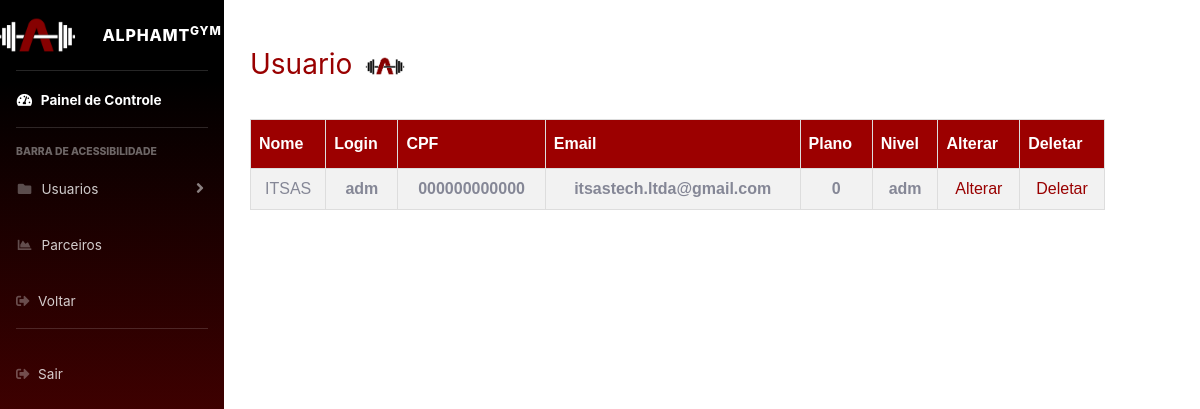
/pesquisar_usuario2.php?pesquisa=adm (signed in), run on the app's committed database.
### tables this page shows
CREATE TABLE IF NOT EXISTS `tbusuario` (
  `nome` varchar(50) NOT NULL,
  `login` varchar(30) NOT NULL,
  `cpf` char(12) NOT NULL,
  `email` varchar(50) NOT NULL,
  `numero` char(25) NOT NULL,
  `senha` varchar(30) NOT NULL,
  `palavra_chave` varchar(30) NOT NULL,
  `plano` int NOT NULL,
  `nivel` varchar(30) NOT NULL,
  UNIQUE KEY `cpf` (`cpf`)
);

### conexao.php (called while the page is built, shortened)
<?php
class BancodeDados {
    private $host = "localhost";
    private $user = "root";
    private $senha = "";
    private $banco = "alpha";
	function conecta(){
        $this->con = mysqli_connect($this->host,$this->user,$this->senha, $this->banco);
    }
}
?>

### pesquisar_usuario2.php (the view, shortened to what this page needs)
<!DOCTYPE html>
<html>
<head>
    <link href="../css/sb-admin-2.css" rel="stylesheet">
    <link href="../css/style19.css" rel="stylesheet">
    <link rel="stylesheet" href="https://use.fontawesome.com/releases/v5.8.2/css/all.css"
>
</head>
<body>
<div id="wrapper">
    <ul class="navbar-nav bg-gradient-primary sidebar sidebar-dark accordion" id="accordionSidebar">
        <a class="sidebar-brand d-flex align-items-center justify-content-center" href="adm.php">
            <i><img src="../img/logo.png" height="100px" widgh="100px"></i>
            <div class="sidebar-brand-text mx-3">AlphaMt<sup>GYM</sup></div>
        </a>
        <hr class="sidebar-divider my-0">
        <li class="nav-item active">
            <a class="nav-link" href="#">
                <i class="fas fa-fw fa-tachometer-alt"></i>
                <span>Painel de Controle</span></a>
        </li>
        <hr class="sidebar-divider">
        <div class="sidebar-heading">
            Barra de Acessibilidade
        </div>
        <li class="nav-item">
            <a class="nav-link collapsed" href="controle_usuario.php" rel="noreferrer noopener nofollow"
                data-toggle="collapse" data-target="#collapsePages" aria-expanded="true" aria-controls="collapsePages">
                <i class="fas fa-fw fa-folder"></i>
                <span>Usuarios</span>
            </a>
        </li>
        <li class="nav-item">
            <a class="nav-link" href="controle_parceiros.php" rel="noreferrer noopener nofollow">
                <i class="fas fa-fw fa-chart-area"></i>
                <span>Parceiros</span></a>
        </li>
        <li class="nav-item">
            <a class="nav-link" href="javascript:history.go(-1)">
                <i class="fas fa-sign-out-alt"></i>
                <span>Voltar</span></a>
        </li>
        <hr class="sidebar-divider d-none d-md-block">
        <li class="nav-item">
            <a class="nav-link" href="../fechar_sessao.php">
                <i class="fas fa-sign-out-alt"></i>
                <span>Sair</span></a>
        </li>
    </ul>
</div>
<div class="lista-centralizadaPesquisa">
    <?php
    if (isset($_GET['pesquisa'])) {
        require_once('../conexao/conexao.php');
        $mysql = new BancodeDados();
        $mysql->conecta();
        $pesquisa = $mysql->con->real_escape_string($_GET['pesquisa']);
        $sql = "SELECT * FROM tbusuario WHERE login = '$pesquisa'";
        $resultado = $mysql->con->query($sql);
        if ($resultado) {
            echo "<h3>Usuario <img src='../img/logobranco.png' alt='Logo' class='logo'>  </h3> ";
            echo "<table id='customers'style='margin-top: 20px;'> <center>";
            echo "<tr><th>Nome</th><th>Login</th><th>CPF</th><th>Email</th><th>Plano</th><th>Nivel</th><th>Alterar</th><th>Deletar</th></tr>";
            while ($usuario = $resultado->fetch_assoc()) {
                echo "<div class='lista-centralizadaPesquisa'>";
                echo "<td>" . $usuario['nome'] . "</td>";
                echo "<td><b>" . $usuario['login'] . "</b></td>";
                echo "<td><b>" . $usuario['cpf'] . "</b></td>";
                echo "<td><b>" . $usuario['email'] . "</b></td>";
                echo "<td><b>" . $usuario['plano'] . "</b></td>";
                echo "<td><b>" . $usuario['nivel'] . "</b></td>";
                echo "<td><a href='adm_alterar_parceiro.php?cpf_cnpj=" . $usuario['cpf'] . "'>Alterar</td>";
                echo "<td><a href='adm_apagar_parceiro.php?cpf_cnpj=" . $usuario['cpf'] . "'>Deletar</td>";
                echo "</div>";
            }
            echo "</table>";
        } else {
            echo "Erro na consulta: " . $mysql->con->error;
        }
    }
    ?>
</div>
</body>
</html>

### style19.css (style rules this page uses)
h3 { color: #990000; text-align: left; }
#customers { font-family: Arial, Helvetica, sans-serif; border-collapse: collapse; width: 90%; margin-top: 50%; margin-top: auto; }
#customers td, #customers th { border: 1px solid #ddd; padding: 8px; }
#customers th { padding-top: 12px; padding-bottom: 12px; text-align: left; background-color: #9c0000; color: white; }
a { color: #990000; text-decoration: none; }
.lista-centralizadaPesquisa { text-align: center; position: absolute; top: -550px; left: 250px; right: 0; bottom: 0; display: flex; flex-direction: column; justify-content: center; align-items: right; }
.lista-centralizadaPesquisa table { width: 100%; }
.logo { width: 50px; height: auto; }

### data on the page
tbusuario: nome "ITSAS", login "adm", cpf "000000000000", email "itsastech.ltda@gmail.com", plano "0", nivel "adm"
